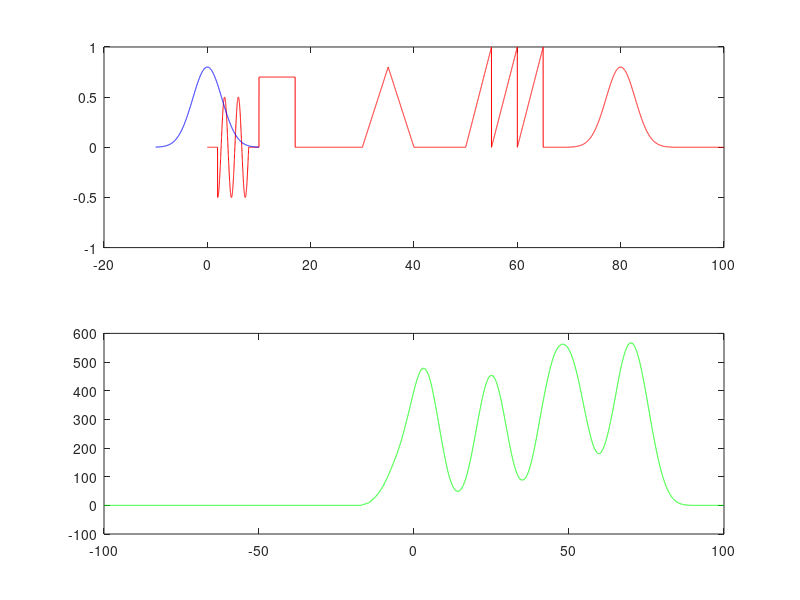

Recreate this plot in MATLAB.
%%
close all; clear; clc;
%SPOLT powtorka
conv([4+1i -4-2i -3i -1-2i],[-3-2i -1+1i 3])
%KORELACJA( podobnie jak splot)32

% wektor drugi jest nie dluższy niz wektor pierwszy
xcorr([4+1i -4-2i -3i -1-2i],[-3-2i -1+1i 3])

%%
close all; clear; clc;
%t=<0,10>s, FS=100;
%x1: trójkąt, tw=4s, szer=3, amp=2
%x2: trójkąt, tw=7s, szer=4, amp=1.5
%wyswietlic x1,x2, splot x1*x2 w funkcji t
%dolny wykres: wynik korelacji
Fs=100;
t = 0:(1/Fs):10;
x1=2*(1-abs(t-4)/1.5).*(abs(t-4)<=1.5);
x2=1.5*(1-abs(t-7)/2).*(abs(t-7)<=2); 
xy=conv(x1,x2,'same')/Fs;
xc=xcorr(x2,x1);
tc=-10:(1/Fs):10;
subplot(211), plot(t,x1,'r',t,x2,'g',t,xy,'b')
subplot(212), plot(tc,xc,'c')
%%
close all; clear; clc;
a=load('corr_02.txt');
t=a(:,1)';
x=a(:,2)';
plot(t,x);
dt=t(2)-t(1);
%znalezc prostokat, szer=14, amp=0.7, ma wyjsc poczatek(0.37)
tc=-200:(dt):200;
tp=0:dt:14;
pros=0.7*ones(size(tp)); % amp = 0.7
subplot(211), plot(t,x,'r',tp,pros,'b')
xc=xcorr(x,pros);
nr=find(xc==max(xc(:)),3,'first'); % przyjmuje trzy argumenty, 
% pierwszy to wektor logiczny, 
% nastepny to liczba próbek 
% (dokladnie to liczba wierzcholkow zawsze lepeiej 3-5), 
% kolejnosc próbek
tc(nr) % tu narzcuamy rozmiar tc
subplot(212), plot(tc,xc)
%%
close all; clear; clc;
% znalezc początek każdego z dwóch trójkątów, szer=10s, amp=1;
a=load('corr_02.txt');
t=a(:,1)';
x=a(:,2)';
dt=t(2)-t(1);
tc=-200:(dt):200;
tk=-5:dt:5;
troj1=1-abs(tk)/5;
subplot(211), plot(t,x,'r',tk,troj1,'b')
xc=xcorr(x.^2,troj1.^2)*2+xcorr(1-x,1-troj1); % najpiew zmowyfikowac rozmiar by byl ok, a nastepnie
% modyfikowac wartosciami aby uwypuklic szukane poczatki trojkatow
% warto zaczac od podnoszenia do potegi argumentow z xcorra (albo wieksze
% od 1 albo mniejsze od 1), nastepnie warto dodac xcorra odwrotnego,
% pozniej mozna mnozyc jedno i drugie w zaleznosci co chcemu osiagnac
nrr=find(xc==max(xc(:)),2,'first'); % >= gdy chcemy znalezc wiecej niz jeden a "==" gdy szukamy tylko jednego
tc(nrr)
subplot(212), plot(tc,xc)

%%
close all; clear; clc;
%znalzc srodek sygnalu Gaussa, std=5, amp=2
a=load('corr_02.txt');
t=a(:,1)';
x=a(:,2)';
dt=t(2)-t(1);
tc=-200:(dt):200;
odch = 5;

amp=0.8;
tg=-20:dt:20;
%y=0.8*exp(-(tg-5).*(tg-5))/(2*odch*odch);
gg=0.8*exp(-tg.*tg/50);
xc=xcorr(x,gg)+xcorr(1-x,1-gg);
subplot(211), plot(t,x,'r',tg,gg,'b');
nrr=find(xc>=0.9999999*max(xc(:)),3,'first');
tc(nrr)+20 % dodajemy 20 poniewaz chcemy znalezc srodek a mamy zakres -20:20, w przeciwnym razie gdy szukamy poczatlu zostawiamy tc(nrr)

subplot(212), plot(tc,xc)
%%
close all; clear; clc;
%znalzc srodek sygnalu Gaussa, std=5, amp=0.8, srednai=0
%zad 4 ze strony dwornika
a=load('corr_02.txt');
t=a(:,1)';
amp=a(:,2)';
dt=t(2)-t(1);
Fs=1/dt;
tc=-200:dt:200;
tg=-20:dt:20;
xg=0.8*(exp(-(tg.^2)/(2*5*5)));

xc=xcorr(amp,xg)+xcorr(1-amp,1-xg);
nrr=find(xc==max(xc(:)),3,'first');
tc(nrr)
subplot(211), plot(t,amp,'b',tg,xg,'r');

subplot(212), plot(tc,xc);
%%
close all; clear; clc;
%znalzc kazdy z ząbków pily pilokrztaltnej o amplitudzie 1.0 i czasie trwania 9s,
a=load('corr_02.txt');
t=a(:,1)';
x=a(:,2)';
dt=t(2)-t(1);
tc=-200:(dt):200;
tk=0:dt:9;
pilo=1*mod(tk,9)/9; % to wzor piloksztaltna, amp = 1, a zakres 0-9 zatem dzielimy przez 9 i wstaiamy 9 do drugiego argumnetu 
xc=xcorr(x.^3,pilo.^3);
subplot(211), plot(t,x,'r',tk,pilo,'b')
nrr=find(xc>=0.9999*max(xc(:)),3,'first');
tc(nrr)
subplot(212), plot(tc,xc)

%% 
close all; clear; clc;

% zadania ze srtrony Dwornika:
% zad 3:

a=load('corr_01.txt');
t=a(:,1)';
amp=a(:,2)';

dt=t(2)-t(1);
Fs=1/dt;

tc=-100:dt:100;
% prostokat amp=0.7, t=7s
tp=-3.5:dt:3.5;
xp=0.7*(abs(tp)<=3.5);

xc1=xcorr(amp,xp);
nrr=find(xc1>=0.99999*max(xc1(:)),3,'first');
tc(nrr);

subplot(211), plot(t,amp,'r',tp,xp,'b');
subplot(212),plot(tc,xc1,'g');

% sygnal trojkatny
tk=-5:dt:5;
pk=0.8*(1-(abs(tk))/5);

xc2=xcorr(amp,pk)+xcorr(1-amp,1-pk);
nrr2=find(xc2==max(xc2(:)),3,'first');
tc(nrr2);

% sygnal piloksztaltny

tpil=0:dt:5;
pila=1.0*mod(tpil,5)/5;
xc3=xcorr(amp.^5,pila.^5);
nrr3=find(xc3>=0.999*max(xc3(:)),3,'first');
tc(nrr3)

%sygnal gaussowski
tg=-10:dt:10;
xg=0.8*exp(-(tg.^2)/(2*8));

xc4=xcorr(sqrt(amp),sqrt(xg));
nrr4=find(xc4==max(xc4(:)),3,'first');
tc(nrr4)

subplot(211), plot(t,amp,'r',tg,xg,'b');
subplot(212),plot(tc,xc4,'g');
